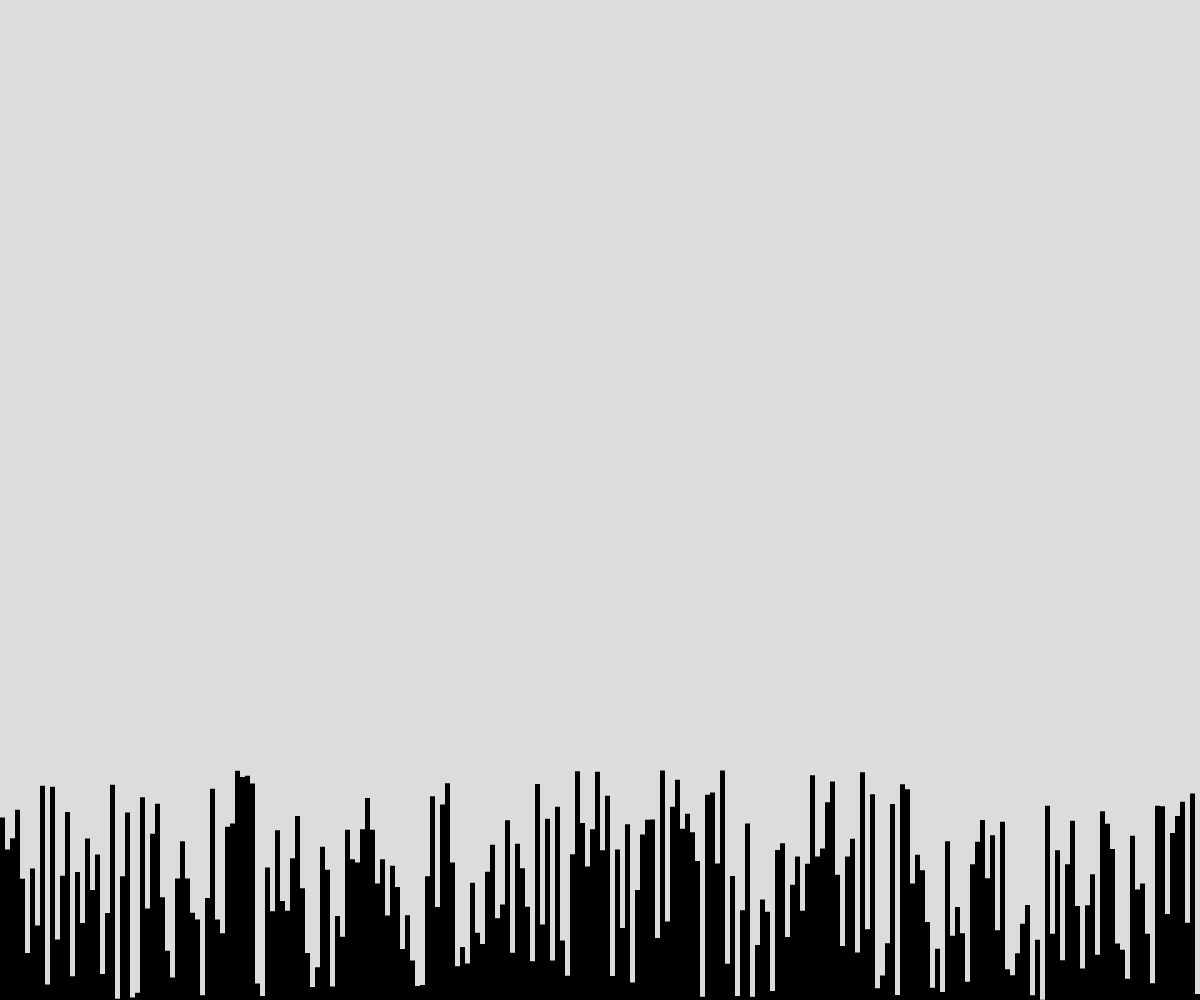
Frame 1 (no input)
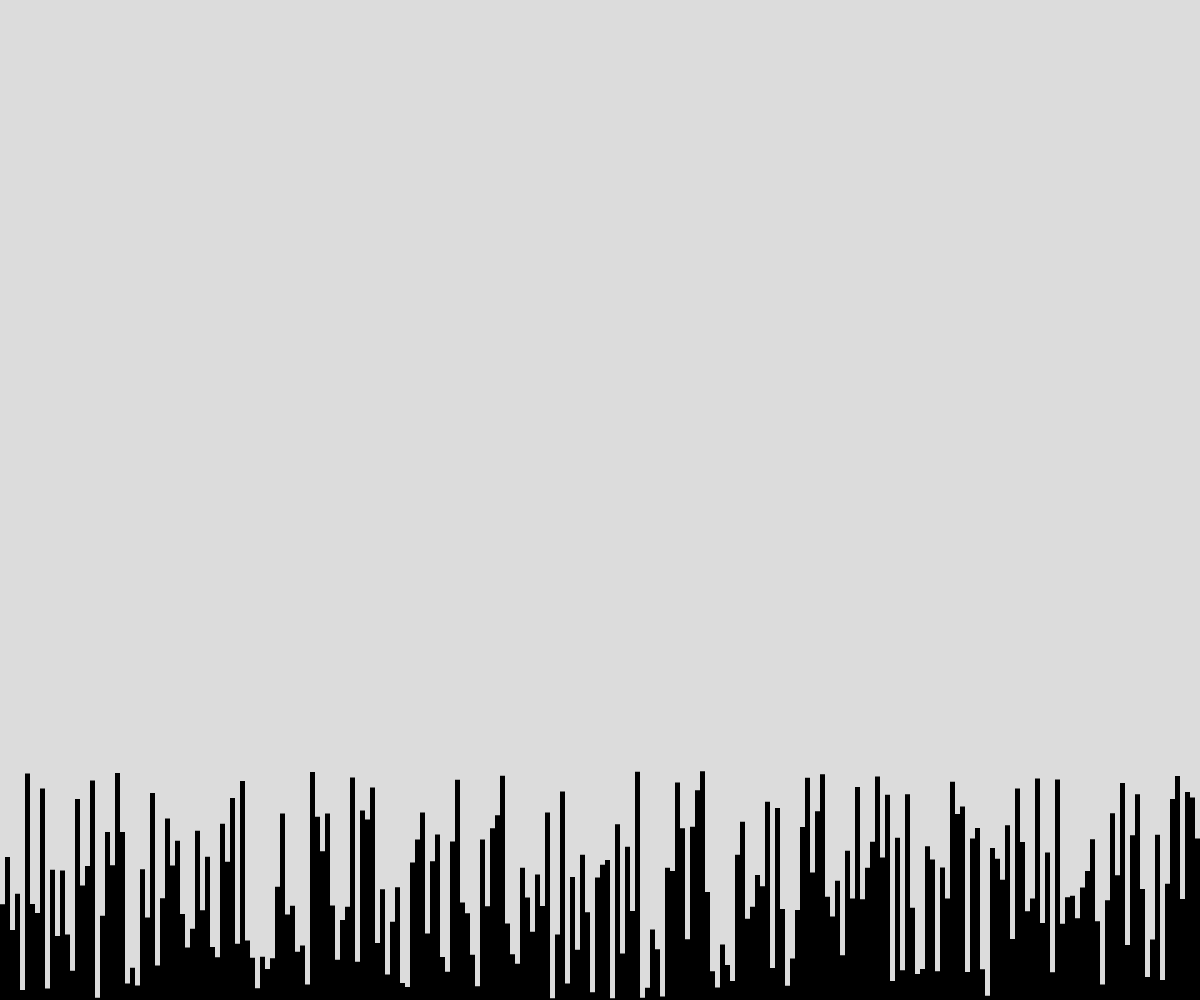
Frame 60 (no input)
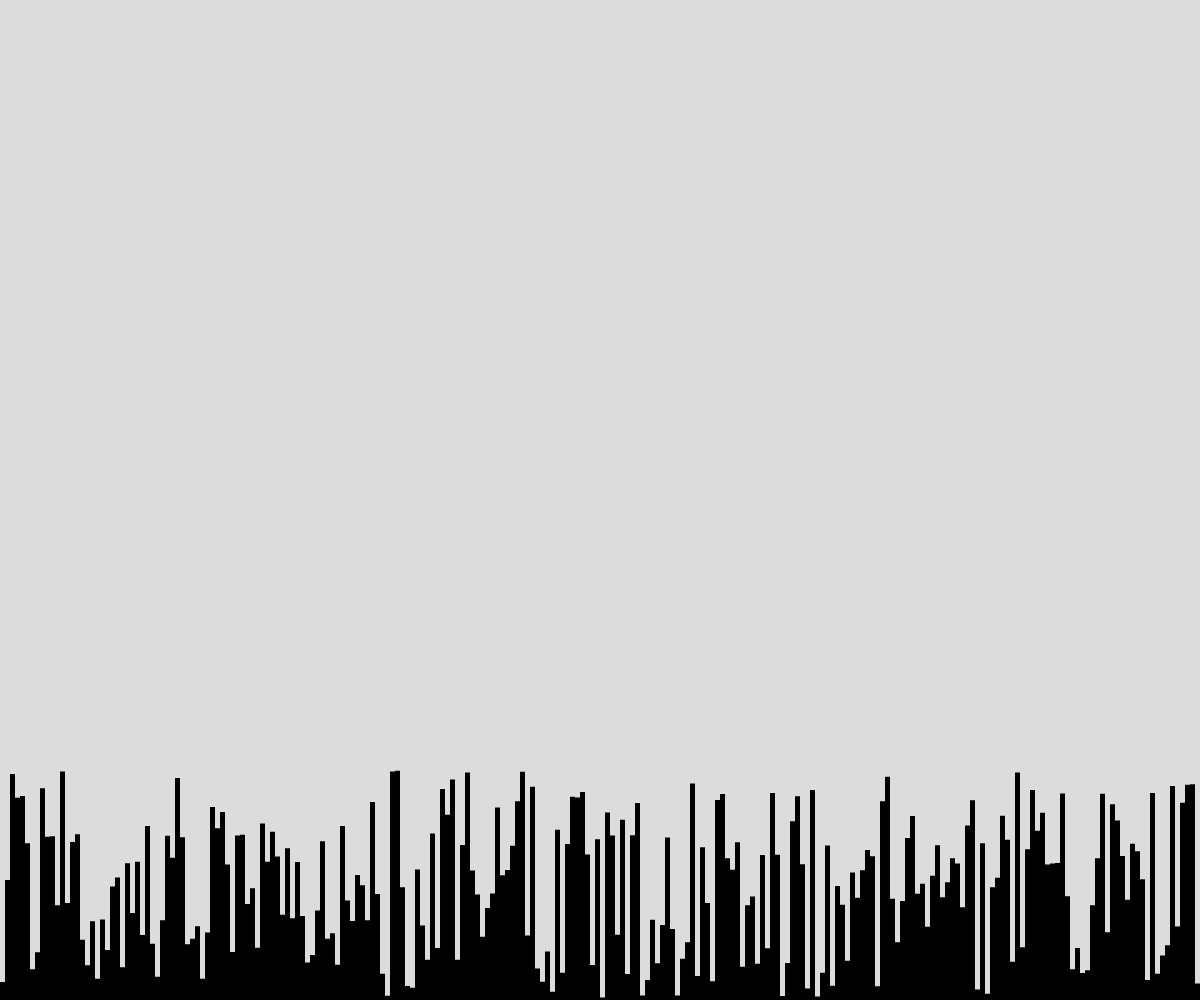
Frame 120 (the mouse pressed at the canvas centre since frame 60)

The p5.js sketch that drew these frames (run headless with seeded random() and noise() and a simulated clock; from frame 60 on, the mouse is pressed at the canvas centre):

// p5.js sketch
// ── sketch.js
// Assignment 2 - Rocky Terrain Generation
// Ayeman Islam
// March 3/26
//
// 

//Global Variable
let rectWidth = 5;




function setup() {
  createCanvas(windowWidth, windowHeight);
  noStroke()
}

function rockyTerrain() {
  for( let x = 0; x < width; x += rectWidth){
    let rectHeight = random(0, height*0.75);

    fill("black");
    rect(x, random(1000,770), rectWidth, windowHeight);
  }
}


function draw() {
  background(220);
  rockyTerrain();
}
